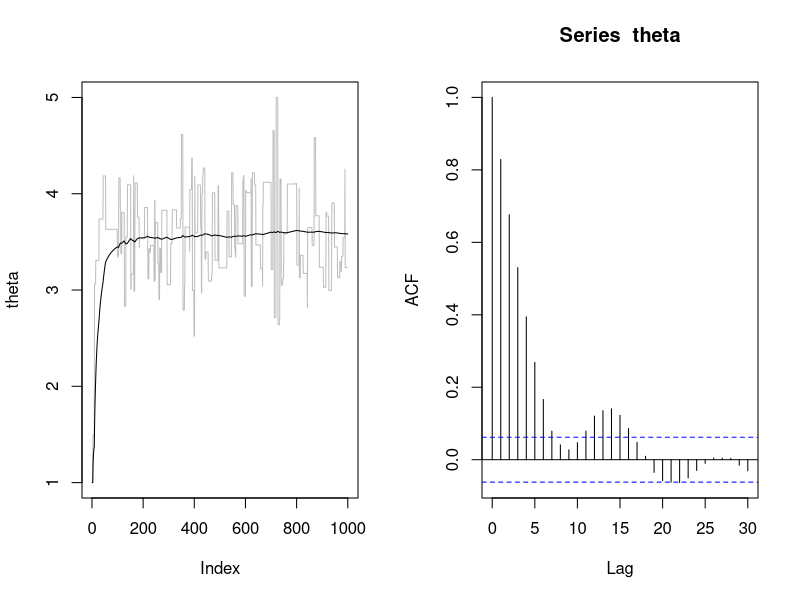
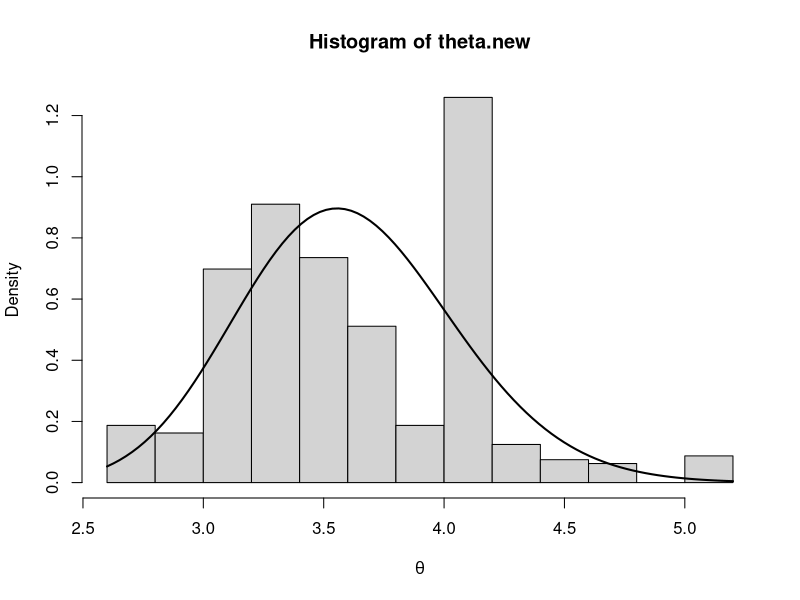
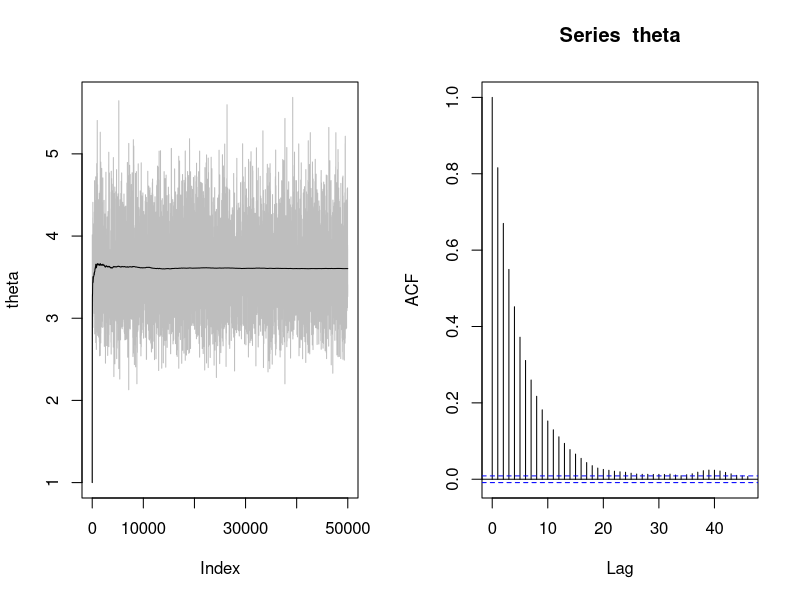
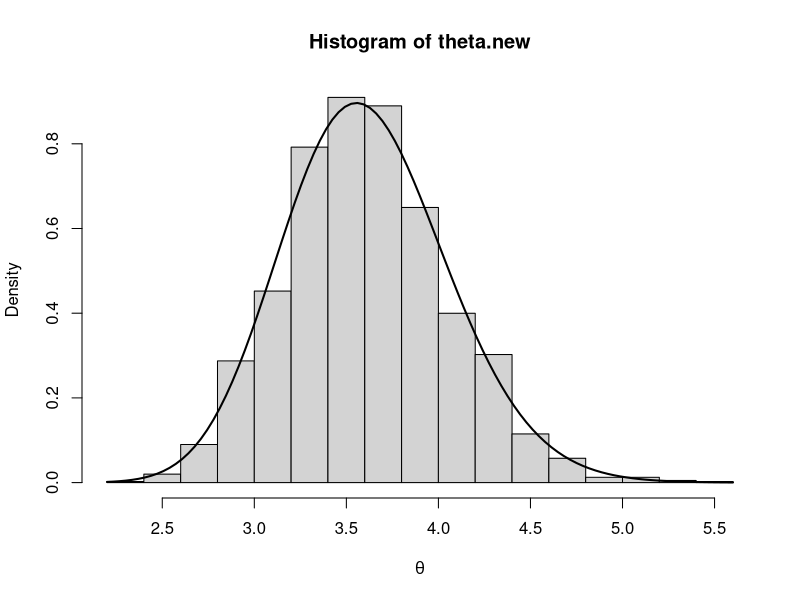
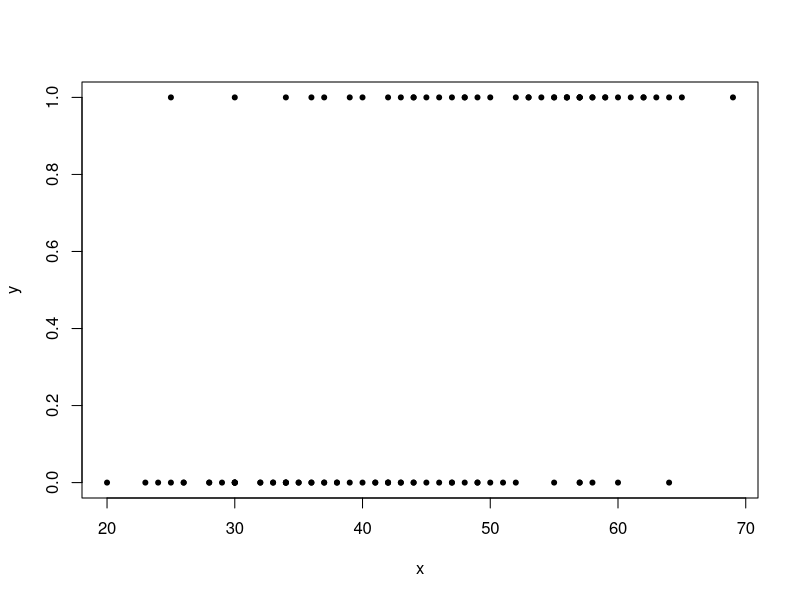
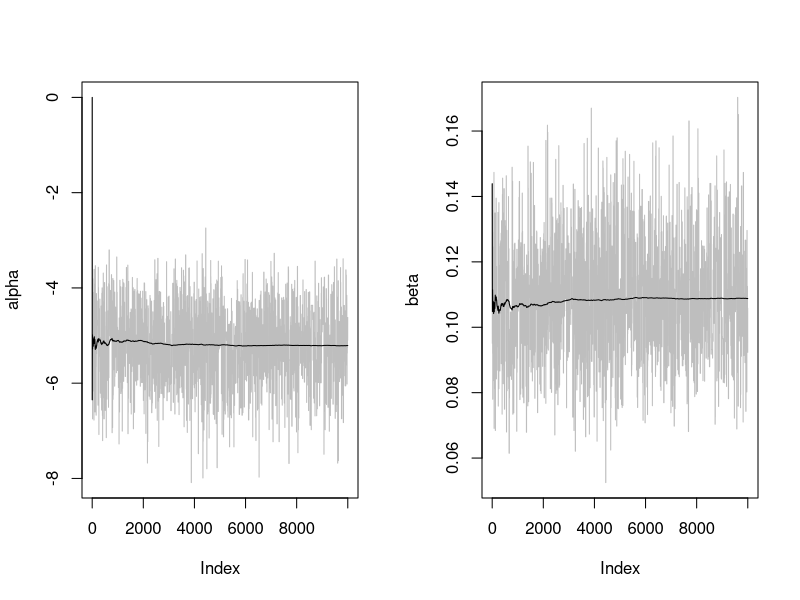
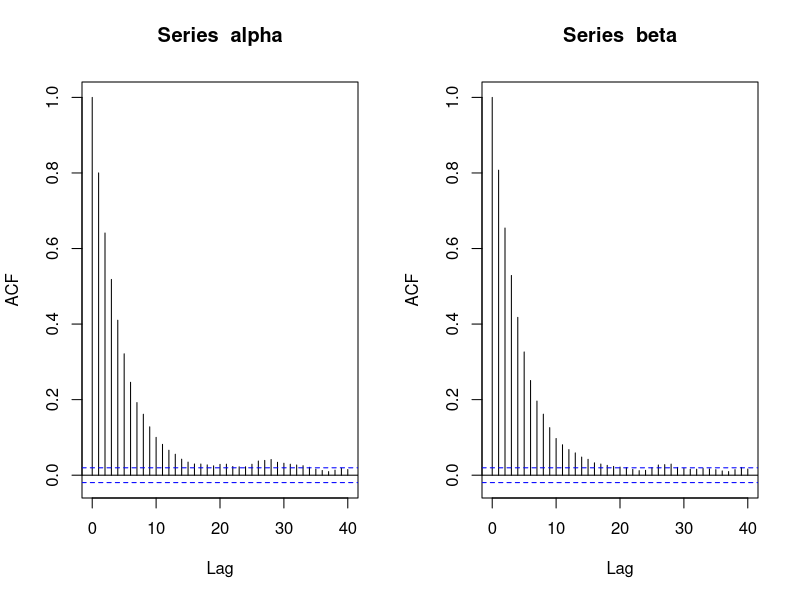
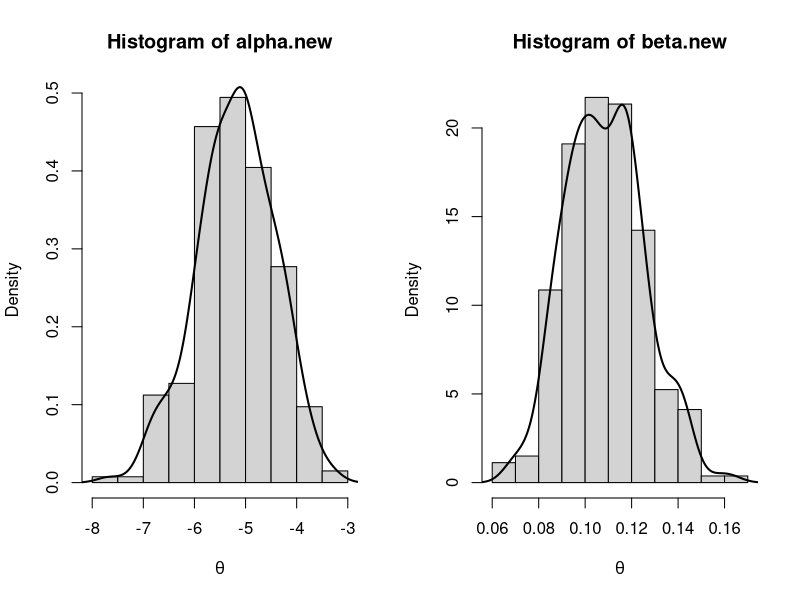

Source code (R) for these figures, in order:
## ---- chunk 1
#| echo: true
#| eval: true

rm(list = ls())

B <- 1000
warmup <- 0.6

# Prior hyperparameters:
a <- 10
b <- 3
## ---- chunk 2
#| echo: true
#| eval: true

# Generating data:
set.seed(42)
n <- 15
sum_yi <- sum(rpois(n, 3))
## ---- chunk 3
#| echo: true
#| eval: true

k <- 0
theta <- numeric(B)
theta.mean <- numeric(B)

theta[1] <- 1
theta.mean[1] <- theta[1]
## ---- chunk 4
#| echo: true
#| eval: true

for(bb in 2:B){
  theta_star <- rexp(1, rate=1/theta[bb-1]) 
  
  alpha_prob <- 
    (theta_star/theta[bb-1])^(a+sum_yi-2)*
    exp(-(b+n)*(theta_star-theta[bb-1]))*
    exp(-theta[bb-1]/theta_star + theta_star/theta[bb-1])
  
  alpha_prob <- min(alpha_prob, 1)
  
  # Acceptance ?
  if(runif(1) <= alpha_prob){
    theta[bb] <- theta_star
    k <- k + 1
  } else {
    theta[bb] <- theta[bb-1]
  }
  
  theta.mean[bb] <- mean(theta[2:bb])
}
## ---- chunk 5
#| echo: true
#| eval: true

# Acceptance rate:
k/B
## ---- chunk 6
#| echo: true
#| eval: true

par(mfrow=c(1,2))
plot(theta, type="l", col="gray")
points(theta.mean, type="l")
acf(theta)
par(mfrow=c(1,1))
## ---- chunk 7
#| echo: true
#| eval: true

m <- warmup*B
theta.new <- theta[m:B]
## ---- chunk 8
#| echo: true
#| eval: true


hist(theta.new,prob=T,xlab=expression(theta))
curve(dgamma(x, a+sum_yi, rate=b+n),add=T,lwd=2)
par(mfrow=c(1,1))
## ---- chunk 9
#| echo: true
#| eval: true

B <- 50000
warmup <- 0.6

k <- 0
theta <- numeric(B)
theta.mean <- numeric(B)

theta[1] <- 1
theta.mean[1] <- theta[1]

for(bb in 2:B){
  theta_star <- rexp(1, rate=1/theta[bb-1]) 
  
  alpha_prob <- 
    (theta_star/theta[bb-1])^(a+sum_yi-2)*
    exp(-(b+n)*(theta_star-theta[bb-1]))*
    exp(-theta[bb-1]/theta_star + theta_star/theta[bb-1])
  
  alpha_prob <- min(alpha_prob,1)
  
  if(runif(1) <= alpha_prob){
    theta[bb] <- theta_star
    k <- k + 1
  } else {
    theta[bb] <- theta[bb-1]
  }
  
  theta.mean[bb] <- mean(theta[2:bb])
}
## ---- chunk 10
#| echo: true
#| eval: true


k/B
## ---- chunk 11
#| echo: true
#| eval: true

par(mfrow=c(1,2))
plot(theta, type="l", col="gray")
points(theta.mean, type="l")
acf(theta)
par(mfrow=c(1,1))
## ---- chunk 12
#| echo: true
#| eval: true

# Removing the warm up period:
m <- round(warmup*B)
thin <- 10
theta.new <- theta[seq(m, B, thin)]

# Comparing the real and simulated posterior:
hist(theta.new,prob=T,xlab=expression(theta))
curve(dgamma(x, a+sum_yi, rate=b+n),add=T,lwd=2)
par(mfrow=c(1,1))
## ---- chunk 13
#| echo: true
#| eval: true

rm(list=ls())

cardiac <- read.csv("data/cardiac.csv", header=T, sep=";")
str(cardiac)

y <- cardiac$Chd
x <- cardiac$Age
n <- nrow(cardiac)

plot(x, y, pch=20)
## ---- chunk 14
#| echo: true
#| eval: true

summary(glm(y ~ x, family="binomial"))
## ---- chunk 15
#| echo: true
#| eval: true

B <- 10000
warmup <- 0.6
## ---- chunk 16
#| echo: true
#| eval: true

b <- exp(-5.30945+.577216)

# From GLM estimates:
m_norm <- 0.1109
v_norm <- .02406^2

## ---- chunk 17
#| echo: true
#| eval: true

k <- 0
alpha <- numeric(B)
beta <- numeric(B)

alpha.mean <- numeric(B)
beta.mean <- numeric(B)

set.seed(42)
alpha[1] <- 0 #log(rexp(1, rate = 1/b))
alpha.mean[1] <- alpha[1]

beta[1] <- rnorm(1, m_norm, sqrt(v_norm))
beta.mean[1] <- beta[1]
## ---- chunk 18
#| echo: true
#| eval: true

Likelihood <- function(alpha, beta, y, x){
  eta <- alpha + beta*x
  theta <- (exp(eta)/(1+exp(eta)))
  L <- prod((theta^y)*((1-theta)^(1-y)))
  return(L)
}
## ---- chunk 19
#| echo: true
#| eval: true

set.seed(42)
for(bb in 2:B){
  alpha_star <- log(rexp(1, rate = 1/b))
  beta_star <- rnorm(1, m_norm, sqrt(v_norm))
  
  num <- Likelihood(alpha_star, beta_star, y, x)*dnorm(beta[bb-1], m_norm, sqrt(v_norm))
  den <- Likelihood(alpha[bb-1], beta[bb-1], y, x)*dnorm(beta_star, m_norm, sqrt(v_norm))
  
  alpha_prob <- min(num/den, 1)
  
  if(runif(1) <= alpha_prob){
    alpha[bb] <- alpha_star
    beta[bb] <- beta_star
    
    k <- k + 1
  } else {
    alpha[bb] <- alpha[bb-1]
    beta[bb] <- beta[bb-1]
  }
  
  alpha.mean[bb] <- mean(alpha[2:bb])
  beta.mean[bb] <- mean(beta[2:bb])
}
## ---- chunk 20
#| echo: true
#| eval: true

# Acceptance rate:
k/B
## ---- chunk 21
#| echo: true
#| eval: true

par(mfrow=c(1,2))
plot(alpha, type="l", col="gray")
points(alpha.mean, type="l")
plot(beta, type="l", col="gray")
points(beta.mean, type="l")
par(mfrow=c(1,1))

par(mfrow=c(1,2))
acf(alpha)
acf(beta)
par(mfrow=c(1,1))
## ---- chunk 22
#| echo: true
#| eval: true

m <- round(warmup*B)
thin <- 15
alpha.new <- alpha[seq(m, B, thin)]
beta.new <- beta[seq(m, B, thin)]
## ---- chunk 23
#| echo: true
#| eval: true

mean(alpha)
mean(beta)
## ---- chunk 24
#| echo: true
#| eval: true

quantile(beta, probs = c(.025, .975))
## ---- chunk 25
#| echo: true
#| eval: true

par(mfrow=c(1,2))
hist(alpha.new,prob=T,xlab=expression(theta))
lines(density(alpha.new),lwd=2)

hist(beta.new,prob=T,xlab=expression(theta))
lines(density(beta.new),lwd=2)
par(mfrow=c(1,1))
## ---- chunk 26
#| echo: true
#| eval: true

range(x)
theta_i <- matrix(NA, ncol=length(unique(x)), nrow=length(alpha.new))

for(i in 1:length(unique(x))){
  eta <- alpha.new + beta.new*unique(x)[i]
  theta_i[,i] <- exp(eta)/(1+exp(eta))
}

head(theta_i)
## ---- chunk 27
#| echo: true
#| eval: true

# Empty plot:
plot(0, 1, xlab = "Age", ylab = "P(Y = 1 | Age)",
     ylim=c(0,1), xlim=range(x), col="white")

for(i in 1:length(unique(x))){
  xx <- unique(x)[i]
  points(rep(xx, length(theta_i[,i])), 
         theta_i[,i], col="gray", pch=20)
}

points(x, y, pch=20)
abline(h = .5, col = "#D55E00", lty = "dashed")

x_grid <- seq(min(x)-1, max(x)+1, by = .5)
theta_grid <- numeric(length(x_grid))

for(i in 1:length(x_grid)){
  eta <- alpha.new + beta.new*x_grid[i]
  theta_grid[i] <- mean(exp(eta)/(1+exp(eta)))
}

points(x_grid, theta_grid, type = "l", lwd = 1.5)
